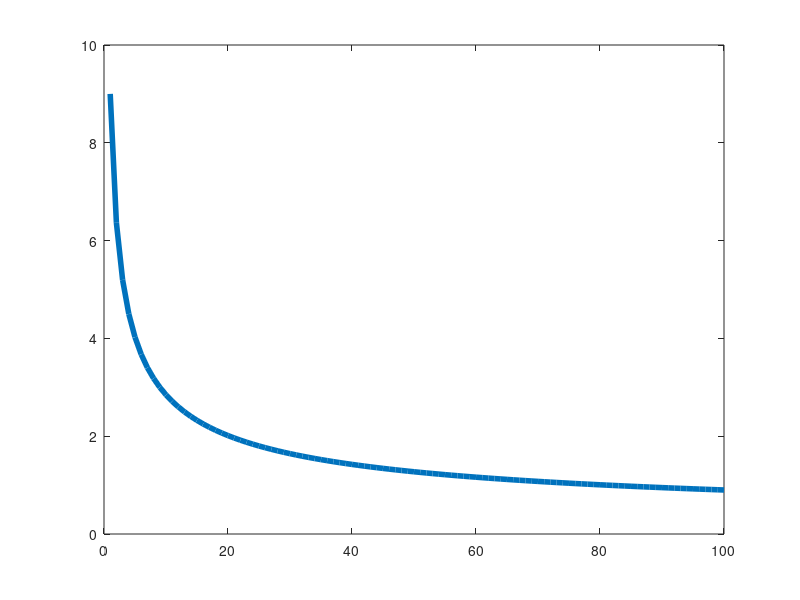

Write MATLAB code to recreate this figure. (Note: this script raises an error after producing the figure.)
% script outputing stds for Erlang distributions with the same mean but
% different shape parameters

% prepare state space

close all;
clear variables;
clc;
format long;

% set up arrays and initialize variables
k_arr=1:1:100;
mean_distr=9;

% calculate rates
lambda_arr=k_arr./mean_distr;
std_distr=sqrt(k_arr./((lambda_arr).^2));
var_distr=std_distr.^2;

% output

figure;plot(k_arr,std_distr,'LineWidth',4);hold on;
yl=yline(1,'r--','LineWidth',4,'Label','1 year');
set(yl,'FontSize',15)
xlabel('Shape parameter k');
ylabel('STD (year)');
title(['Mean=',num2str(mean_distr),' years']);
set(gca,'FontSize',25);

figure;plot(k_arr,var_distr,'LineWidth',4);hold on;
yl=yline(1,'r--','LineWidth',4,'Label','1 year');
set(yl,'FontSize',15)
xlabel('Shape parameter k');
ylabel('Variance (year^2)');
title(['Mean=',num2str(mean_distr),' years']);
set(gca,'FontSize',25);
